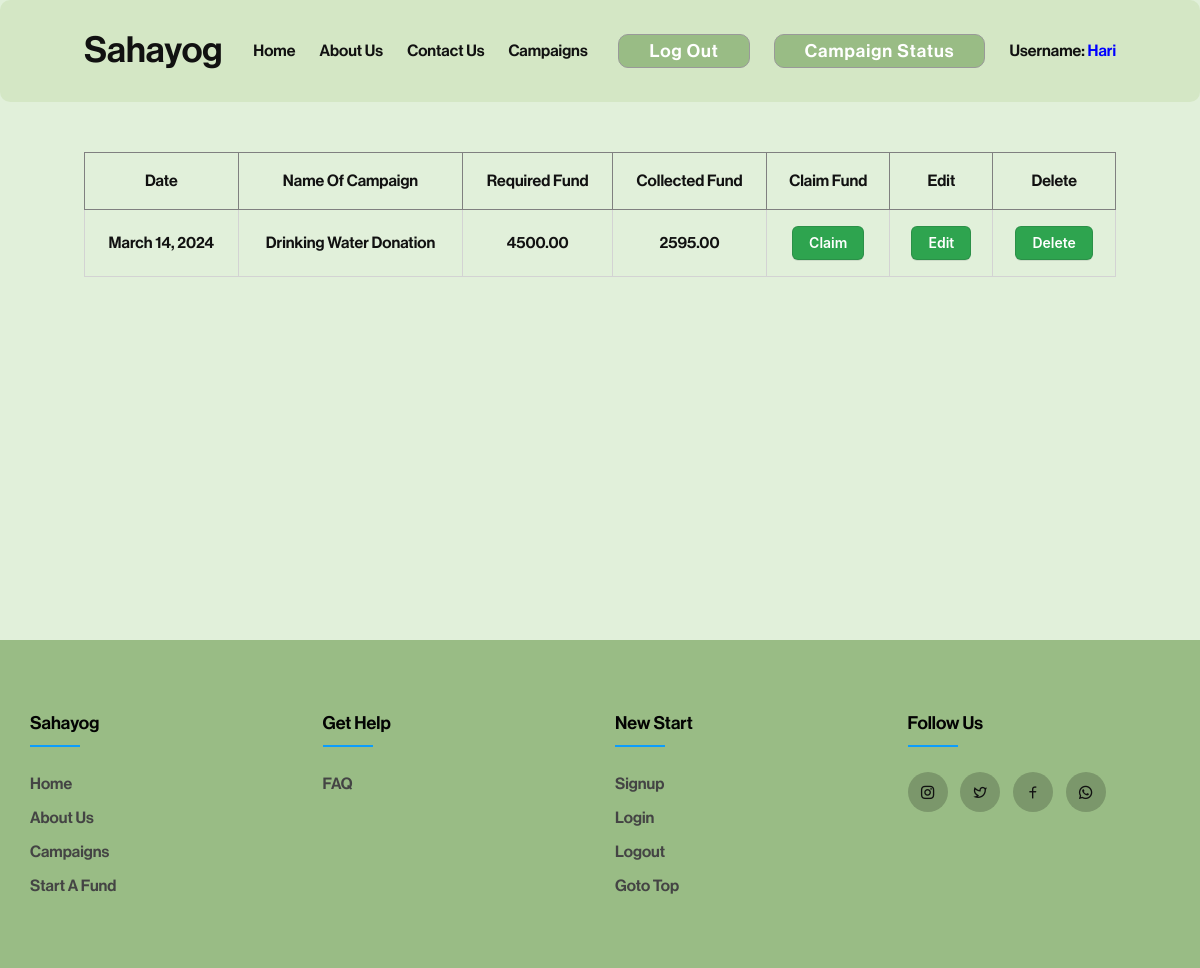
The app's page /campaignstatus/ (signed in) with its own data.
### fundapp/models.py (models this page shows, shortened)
class AllFund(models.Model):
    user = models.ForeignKey(User, on_delete=models.CASCADE, related_name='user_campaign')
    sno = models.AutoField(primary_key=True)
    image = models.ImageField(upload_to="fundapp/images", default="upload-image")
    title = models.CharField(max_length=100)
    description = models.TextField(blank=True)
    campaignType = models.CharField(max_length=100)
    required = models.DecimalField(max_digits=19, decimal_places=10)
    have = models.DecimalField(max_digits=19, decimal_places=10, default=0)
    slug = models.CharField(max_length=130,unique=True, blank=True)
    timeStamp = models.DateField(auto_now_add=True, blank=True)

### fundapp/views.py (the view)
# urls.py: path('campaignstatus/', views.campaignstatus,name='campainstatus'),
@login_required(login_url='/login/')
def campaignstatus(request):
    myCampaigns = AllFund.objects.filter(user=request.user)
    context = {"myCampaigns": myCampaigns}
    return render(request, 'campaignStatus.html', context)

### templates/campaignStatus.html (shortened to what this page needs)
{% extends "base.html" %}
{% block stylesheet %}
<link rel="stylesheet" href="/static/css/campaignStatus.css">
{% endblock stylesheet %}
{% block content %}
    <div id="main">
        {% if not myCampaigns %}
        <center>
            <h2 style="margin-bottom: 1rem;">You Have Not Started a Campaign Yet!</h2>
            <a href="{% url 'startfund' %}">
                <button class="button-3">Start a Campaign</button>
            </a>
        </center>
        {% else %}
        <div id="campaign-status">
            <table>
                <tr>
                    <th>Date</th>
                    <th>Name of Campaign</th>
                    <th>Required Fund</th>
                    <th>Collected Fund</th>
                    <th>Claim Fund</th>
                    <th>Edit</th>
                    <th>Delete</th>
                </tr>
                {% for items in myCampaigns %}
                <tr>
                    <td>{{items.timeStamp}}</td>
                    <td>{{items.title}}</td>
                    <td>{{items.required|floatformat:2}}</td>
                    <td>{{items.have|floatformat:2}}</td>
                    <td>
                        <form action="/campaignstatus/fundclaiming/{{items.sno}}" method="post">
                            <button id="claim" class="button-3" type="submit" name="claim" role="button">Claim</button>
                        </form>
                       </td>
                    <td>
                        <form action="/campaignstatus/editCampaign/{{items.sno}}" method="post">
                            <button id="update" class="button-3" type="submit" name="update" role="button">Edit</button>
                        </form>
                </td>
                    <td>
                        <form action="/campaignstatus/deleteCampaign/{{items.sno}}" method="post">
                            <button id="delete" class="button-3" type="submit" name="edit" role="button">Delete</button>
                        </form>
                    </td>
                </tr>
                {% endfor %}
            </table>
        </div>
        {% endif %}
    </div>
{% endblock content %}

### templates/base.html (shortened to what this page needs)
<!DOCTYPE html>
<html>
<head>
    <link rel="stylesheet" href="/static/css/style.css">
    <link rel="stylesheet" href="/static/css/navbar.css">
    <link rel="stylesheet" href="/static/css/index.css">
    <link rel="stylesheet" href="/static/css/footer.css">
    {% block stylesheet %}
    {% endblock stylesheet %}
    <link href="https://cdn.jsdelivr.net/npm/remixicon@4.1.0/fonts/remixicon.css" rel="stylesheet" />
</head>
<body>
    <nav id="navbar">
        <a href="" class="page-title">Sahayog</a>
        <ul>
            <li>
                <a href="/">home</a>
            </li>
            <li>
                <a href="/about">about us</a>
            </li>
            <li>
                <a href="/contact">contact us</a>
            </li>
            <li>
                <a href="/campaign">campaigns</a>
            </li>
        </ul>
        <div>
            {% if user.is_authenticated %}
            <a href="{% url 'logout' %}">
                <button class="login-signup-button" id="signup-button">
                    Log Out
                </button>
            </a>
            <button class="login-signup-button" id="signup-button">
                <a href="/campaignstatus">Campaign Status</a>
            </button>
            <h4>username: <span class="generalspan">{{request.user}}</span></h4>
            {% endif %}
        </div>
    </nav>
    {% block content %}
    {% endblock content %}
 {% include "footer.html" %}
</body>
</html>

### static/css/style.css (style rules this page uses)
* { margin: 0; padding: 0; list-style: none; text-decoration: none; box-sizing: border-box; color: #111; font-family: saikripa; scroll-behavior: smooth; }
html, body { height: 100%; width: 100%; position: relative; background: #E1F0DA; }
#main { position: relative; padding: 10vw 7vw; min-height: 80vh; transition: .3s ease-in-out; }

### static/css/navbar.css (style rules this page uses)
#navbar { background: #D4E7C5; display: flex; justify-content: space-between; align-items: center; position: relative; text-transform: capitalize; padding: 2vw 7vw; border-radius: 10px; position: fixed; width: 100%; z-index: 8; }
#navbar a.page-title { font-size: 3vw; }
#navbar ul { display: flex; justify-content: center; align-items: center; gap: 2vw; font-weight: bold; }
#navbar div { display: flex; justify-content: center; align-items: center; gap: 2vw; }
#navbar div button { padding: 5px 30px; border-radius: 10px; font-size: 18px; letter-spacing: 1px; cursor: pointer; background: #99BC85; color: white; transition: .3s linear; border: 1px solid #999; }
#navbar div button a { width: inherit; height: inherit; color: inherit; }
.generalspan { color: blue; }

### static/css/footer.css (style rules this page uses)
:root { --footer-background:#99BC85; }
body { line-height: 1.5; font-family: 'Poppins', sans-serif; }
* { margin:0; padding:0; box-sizing: border-box; }
ul { list-style: none; }

### static/css/campaignStatus.css (style rules this page uses)
#campaign-status { display: flex; flex-direction: column; gap: 1vw; overflow: auto; padding: 2rem 0; }
table { border-collapse: collapse; overflow: auto; }
th, td, tr { padding: 1rem; border: 1px solid lightgray; text-align: center; text-transform: capitalize; text-wrap: nowrap; }
th { border: 1px solid gray; }
.button-3 { appearance: none; background-color: #2ea44f; border: 1px solid rgba(27, 31, 35, .15); border-radius: 6px; box-shadow: rgba(27, 31, 35, .1) 0 1px 0; box-sizing: border-box; color: #fff; cursor: pointer; display: inline-block; font-family: -apple-system,system-ui,"Segoe UI",Helvetica,Arial,sans-serif,"Apple Color Emoji","Segoe UI Emoji"; font-size: 14px; font-weight: 600; line-height: 20px; padding: 6px 16px; position: relative; text-align: center; text-decoration: none; user-select: none; -webkit-user-select: none; touch-action: manipulation; vertical-align: middle; white-space: nowrap; }

### records on screen
AllFund: timeStamp "March 14, 2024", title "Drinking Water Donation", required "4500.00", have "2595.00"

### other values on screen
{{ request.user }} "Hari"
